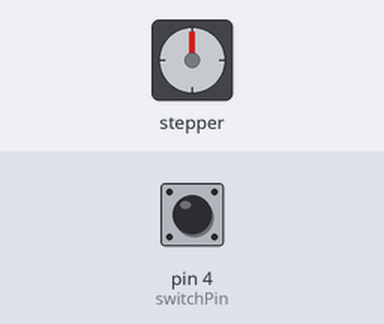
Bench run of a sketch on a simulated Arduino Uno, built with avr-gcc and run on an emulated ATmega328P. Shown: stepper motor. Wiring (inferred from the names in the program): stepper motor driver (200 steps per turn assumed): step pin 2; direction pin 3. The test bench sets the inputs (shaded band); at power-on: pin 4 (switchPin) HIGH.

Above: at 1.25 s.
1.3 s: pin 4 (switchPin) pulled LOW for 3.2 s
At 4.65 s:
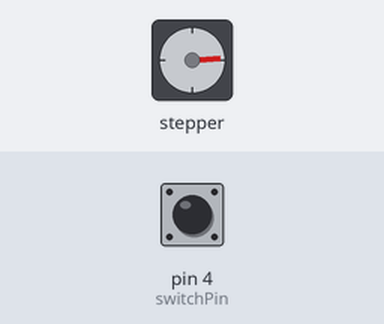
7.5 s: pin 4 (switchPin) pulled LOW for 0.15 s
At 7.67 s:
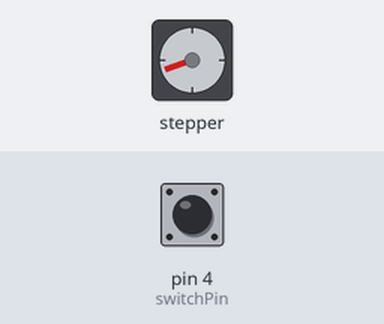
10.5 s: pin 4 (switchPin) pulled LOW for 1 s
At 10.5 s:
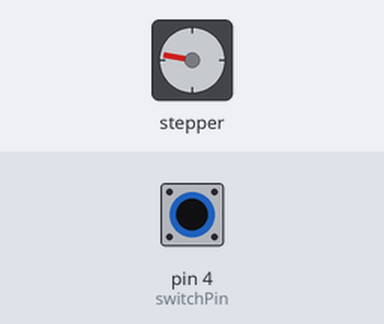
14.2 s: pin 4 (switchPin) pulsed LOW 2 times (0.12 s each, 0.3 s apart)
At 14.66 s:
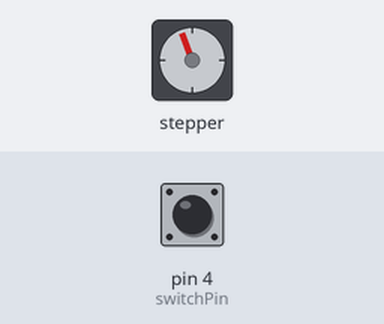
17.8 s: pin 4 (switchPin) pulled LOW for 0.15 s
20.9 s: pin 4 (switchPin) pulled LOW for 0.15 s
Timing chart, 0 to 25.0 s (numbered marks = the images above; inputs shaded):
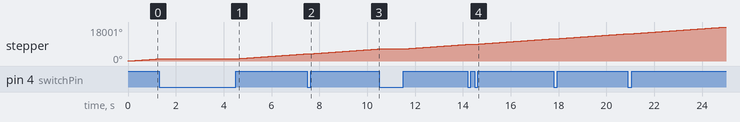

The sketch:

INDJ_UVTRACE_02_SWITCHTEST_250730_01.ino
```cpp
const int stepPin = 2;
const int dirPin  = 3;
const int switchPin = 4;

void setup() {
  pinMode(stepPin, OUTPUT);
  pinMode(dirPin, OUTPUT);
  pinMode(switchPin, INPUT_PULLUP);

  digitalWrite(dirPin, HIGH);
}

void loop() {
  bool switchState = digitalRead(switchPin);

  if (switchState == HIGH) {
    digitalWrite(stepPin, HIGH);
    delayMicroseconds(1000);
    digitalWrite(stepPin, LOW);
    delayMicroseconds(1000);
  } else {

  }
}
```
